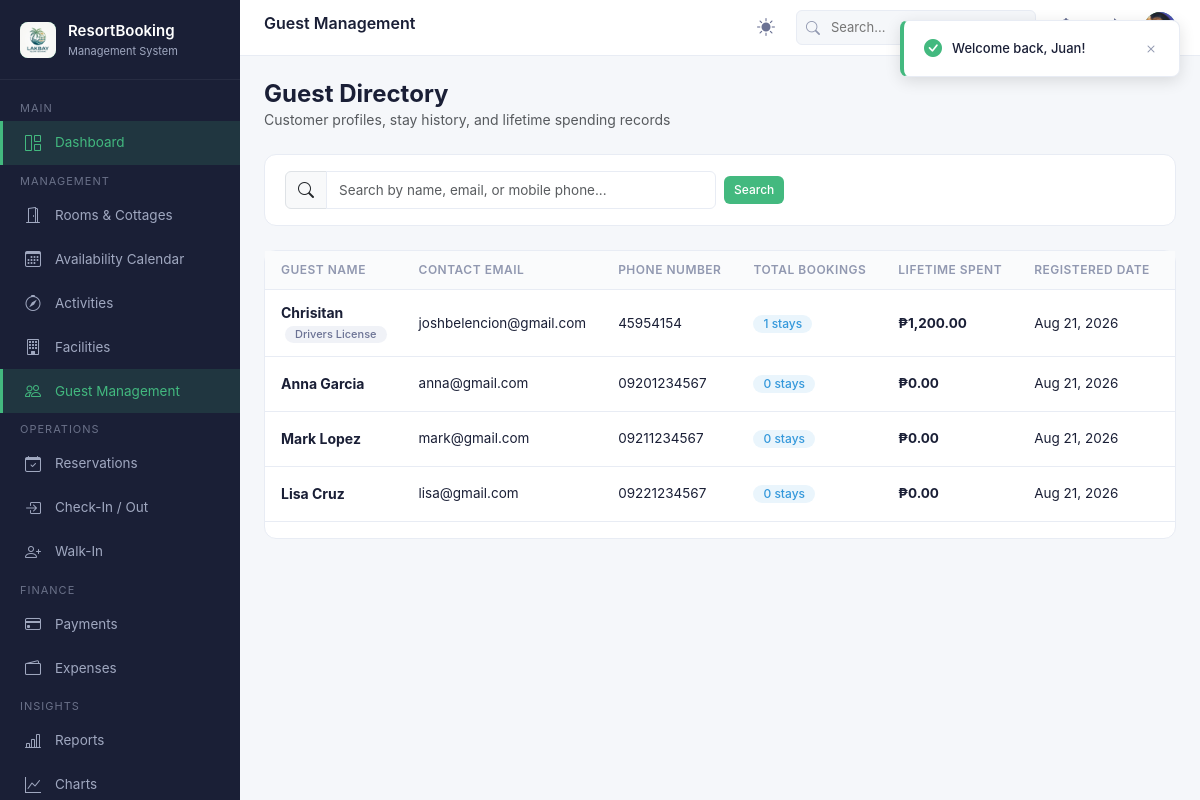
The page /guests/index.php (signed in) on the database its author committed.
### tables this page shows
CREATE TABLE `guestrecords` (
  `GuestId` int NOT NULL AUTO_INCREMENT,
  `UserId` int DEFAULT NULL,
  `FirstName` varchar(100) NOT NULL,
  `LastName` varchar(100) NOT NULL,
  `Email` varchar(255) DEFAULT NULL,
  `PhoneNumber` varchar(20) DEFAULT NULL,
  `IdType` varchar(50) DEFAULT NULL,
  `IdNumber` varchar(100) DEFAULT NULL,
  `Address` longtext,
  `CreatedAt` datetime(6) NOT NULL,
  PRIMARY KEY (`GuestId`),
  KEY `IX_GuestRecords_UserId` (`UserId`),
  CONSTRAINT `FK_GuestRecords_Users_UserId` FOREIGN KEY (`UserId`) REFERENCES `users` (`UserId`)
);

### includes/functions.php (called while the page is built, shortened)
<?php
function formatCurrency($amount) {
    return '₱' . number_format((float)$amount, 2);
}
function formatDate($dateStr, $format = 'M d, Y') {
    $time = strtotime($dateStr);
    return $time ? date($format, $time) : '-';
}

### guests/index.php (the view, shortened to what this page needs)
<?php
require_once __DIR__ . '/../includes/functions.php';
$search = trim($_GET['q'] ?? '');
$query = "SELECT g.*,
    COUNT(r.ReservationId) as TotalBookings,
    COALESCE(SUM(r.TotalAmount), 0) as TotalSpent
    FROM guestrecords g
    LEFT JOIN reservations r ON g.GuestId = r.GuestId
    WHERE 1=1";
$params = [];
$query .= " GROUP BY g.GuestId ORDER BY g.CreatedAt DESC";
$stmt = $pdo->prepare($query);
$stmt->execute($params);
$guests = $stmt->fetchAll();
include __DIR__ . '/../includes/header.php';
?>
<div class="d-flex justify-content-between align-items-center mb-4 flex-wrap gap-2">
    <div>
        <h4 style="margin:0; font-weight:700;">Guest Directory</h4>
        <p class="text-muted" style="margin:0; font-size:14px;">Customer profiles, stay history, and lifetime spending records</p>
    </div>
</div>
<div class="card mb-4">
    <div class="card-body" style="padding: 16px 20px;">
        <form method="GET" action="" class="row g-2 align-items-center">
            <div class="col-md-6">
                <div class="input-group">
                    <span class="input-group-text"><i class="bi bi-search"></i></span>
                    <input type="text" name="q" class="form-control" placeholder="Search by name, email, or mobile phone..." value="<?= htmlspecialchars($search) ?>" />
                </div>
            </div>
            <div class="col-auto">
                <button type="submit" class="btn btn-primary btn-sm">Search</button>
            </div>
        </form>
    </div>
</div>
<div class="card">
    <div class="table-wrapper">
        <table class="table">
            <thead>
                <tr>
                    <th>Guest Name</th>
                    <th>Contact Email</th>
                    <th>Phone Number</th>
                    <th>Total Bookings</th>
                    <th>Lifetime Spent</th>
                    <th>Registered Date</th>
                    <th style="text-align:right;">Actions</th>
                </tr>
            </thead>
            <tbody>
                <?php if (empty($guests)): ?>
                    <tr><td colspan="7" class="text-center py-4 text-muted">No guest records found.</td></tr>
                <?php else: ?>
                    <?php foreach ($guests as $g): ?>
                        <tr>
                            <td>
                                <strong style="font-size:14px;"><?= htmlspecialchars(trim($g['FirstName'] . ' ' . $g['LastName'])) ?></strong>
                                <?php if (!empty($g['IdType'])): ?>
                                    <span class="badge badge-secondary ms-1" style="font-size:11px;"><?= htmlspecialchars($g['IdType']) ?></span>
                                <?php endif; ?>
                            </td>
                            <td><?= !empty($g['Email']) ? htmlspecialchars($g['Email']) : '<span class="text-muted">-</span>' ?></td>
                            <td><?= !empty($g['PhoneNumber']) ? htmlspecialchars($g['PhoneNumber']) : '<span class="text-muted">-</span>' ?></td>
                            <td><span class="badge badge-info"><?= (int)$g['TotalBookings'] ?> stays</span></td>
                            <td><strong><?= formatCurrency($g['TotalSpent']) ?></strong></td>
                            <td><?= formatDate($g['CreatedAt']) ?></td>
                            <td style="text-align:right;">
                            </td>
                        </tr>
                    <?php endforeach; ?>
                <?php endif; ?>
            </tbody>
        </table>
    </div>
</div>
<?php include __DIR__ . '/../includes/footer.php'; ?>

### assets/css/site.css (style rules this page uses)
:root { --primary: #43b97f; --primary-dark: #36a36e; --primary-light: #e8f8f0; --primary-bg: #f0faf5; --sidebar-bg: #1a1f36; --sidebar-hover: #252b48; --sidebar-active: rgba(67, 185, 127, 0.15); --sidebar-text: #a0a8c0; --sidebar-text-active: #43b97f; --header-bg: #ffffff; --content-bg: #f5f7fa; --card-bg: #ffffff; --text-primary: #1a1f36; --text-secondary: #6b7294; --text-muted: #9198b0; --border: #e8ecf4; --success: #43b97f; --warning: #f5a623; --danger: #e74c3c; --info: #3498db; --shadow-sm: 0 1px 3px rgba(0,0,0,0.06); --shadow-md: 0 2px 8px rgba(0,0,0,0.08); --shadow-lg: 0 4px 16px rgba(0,0,0,0.12); --radius: 8px; --radius-lg: 12px; }
* { box-sizing: border-box; }
html { overflow-x: hidden; scroll-behavior: smooth; }
body { margin: 0; padding: 0; font-family: -apple-system, BlinkMacSystemFont, 'Segoe UI', Roboto, 'Helvetica Neue', Arial, sans-serif; background: var(--content-bg); color: var(--text-primary); font-size: 14px; line-height: 1.5; overflow-x: hidden; width: 100%; max-width: 100vw; }
.card { background: var(--card-bg); border-radius: var(--radius-lg); border: 1px solid var(--border); margin-bottom: 20px; }
.card-body { padding: 20px; }
.table-wrapper { overflow-x: auto; }
.table { width: 100%; border-collapse: collapse; }
.table th { padding: 10px 16px; text-align: left; font-size: 12px; font-weight: 600; color: var(--text-muted); text-transform: uppercase; letter-spacing: 0.5px; border-bottom: 1px solid var(--border); background: #fafbfc; white-space: nowrap; }
.table td { padding: 12px 16px; border-bottom: 1px solid var(--border); font-size: 13.5px; color: var(--text-primary); vertical-align: middle; }
.btn { display: inline-flex; align-items: center; gap: 6px; padding: 8px 16px; border-radius: 6px; font-size: 13px; font-weight: 500; border: none; cursor: pointer; transition: all 0.2s; text-decoration: none; white-space: nowrap; }
.btn-primary { background: var(--primary); color: #fff; }
.btn-sm { padding: 5px 10px; font-size: 12px; }
.badge { display: inline-flex; align-items: center; gap: 5px; padding: 3px 10px; border-radius: 12px; font-size: 12px; font-weight: 500; }
.badge-info { background: rgba(52,152,219,0.1); color: var(--info); }
.badge-secondary { background: #f0f2f7; color: var(--text-secondary); }
.form-control, .form-select { width: 100%; padding: 8px 12px; border: 1px solid var(--border); border-radius: 6px; font-size: 13.5px; color: var(--text-primary); background: #fff; transition: border-color 0.2s, box-shadow 0.2s; }
* { scrollbar-width: thin; scrollbar-color: var(--border) transparent; }
.table-wrapper { overflow-x: auto; -webkit-overflow-scrolling: touch; }

### rows shown on the page
guestrecords: FirstName "Chrisitan", IdType "Drivers License", Email "joshbelencion@gmail.com", PhoneNumber "45954154", TotalBookings "1", TotalSpent "₱1,200.00", CreatedAt "Aug 21, 2026"
guestrecords: FirstName+LastName "Anna Garcia", Email "anna@gmail.com", PhoneNumber "09201234567", TotalBookings "0", TotalSpent "₱0.00", CreatedAt "Aug 21, 2026"
guestrecords: FirstName+LastName "Mark Lopez", Email "mark@gmail.com", PhoneNumber "09211234567", TotalBookings "0", TotalSpent "₱0.00", CreatedAt "Aug 21, 2026"
guestrecords: FirstName+LastName "Lisa Cruz", Email "lisa@gmail.com", PhoneNumber "09221234567", TotalBookings "0", TotalSpent "₱0.00", CreatedAt "Aug 21, 2026"

### other values the page prints
$resortSettings['ResortName'] "ResortBooking"
$resortSettings['ResortSubtitle'] "Management System"
$pageTitle "Guest Management"
